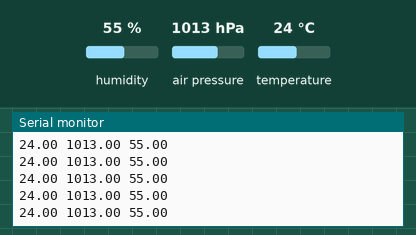
This sketch was run on a simulated Arduino Uno, built with avr-gcc and run on an emulated ATmega328P. Parts: the last lines printed to the serial monitor. Wiring (inferred from the names in the program): BME280 sensor at I2C address 0x77. Inputs (shaded band) come from the test bench; at power-on: air pressure 1013 hPa, humidity 55 %, temperature 24 °C.

Above: at 1.5 s.
1.6 s: air pressure set to 952 hPa
At 2.2 s:
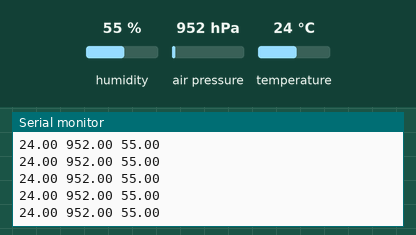
4.6 s: air pressure set to 1000 hPa
At 5.2 s:
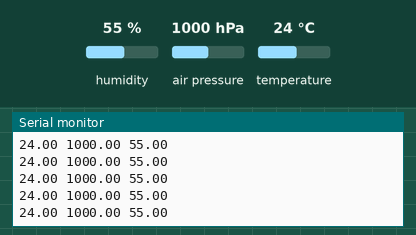
7.6 s: humidity set to 22 %
At 8.2 s:
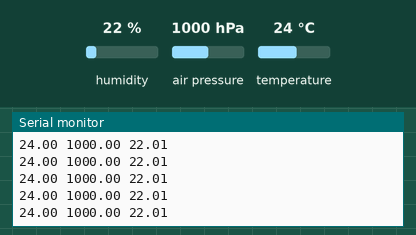
9.1 s: temperature set to 12 °C
At 9.6 s:
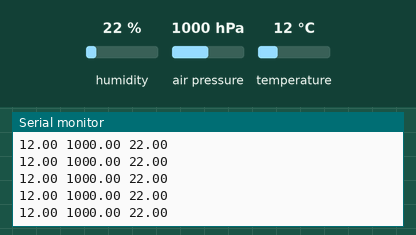
10.6 s: air pressure set to 975 hPa
At 11.4 s:
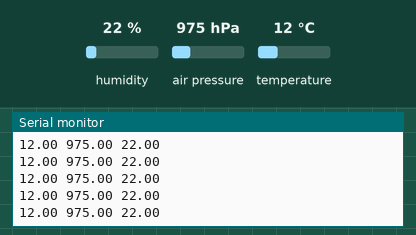
Timing chart, 0 to 13.6 s (numbered marks = the images above; inputs shaded):
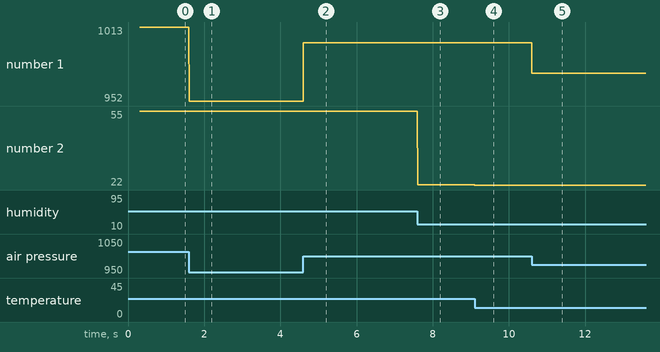

Measured:
- after the input at 1.6 s, the serial monitor: prints a new line at once (image 1)
- after the input at 4.6 s, the serial monitor: prints a new line at once (image 2)
- after the input at 7.6 s, the serial monitor: prints a new line at once (image 3)
- after the input at 9.1 s, the serial monitor: prints a new line at once (image 4)
- after the input at 10.6 s, the serial monitor: prints a new line at once (image 5)
- plotted number 1: 1013 → 952 after the input at 1.6 s, 952 → 1000 after the input at 4.6 s, 1000 → 975 after the input at 10.6 s
- plotted number 2: 55 → 22.01 after the input at 7.6 s, 22.01 → 22 after the input at 9.1 s

The sketch:

BME280_SIMPLE.ino
```cpp
#include <BME280_SIMPLE.h> //Uncommenting this leaves 461 bytes and code still works

Adafruit_BME280 bme; //Uncommenting this leaves 421 bytes and code still works


void setup() {

  Serial.begin(115200);

  bme.begin();

}

void loop() {

  //Pressure/Temp/Humidity
  //float temp = bme.readTemperature();
  //float pressure = bme.readPressure() / 100.0F;
  //float humidity = bme.readHumidity();

  Serial.print(bme.readTemperature()); Serial.print(" ");
  Serial.print(bme.readPressure() / 100.0F); Serial.print(" ");
  Serial.print(bme.readHumidity()); Serial.print(" ");
  Serial.println();
}
```
